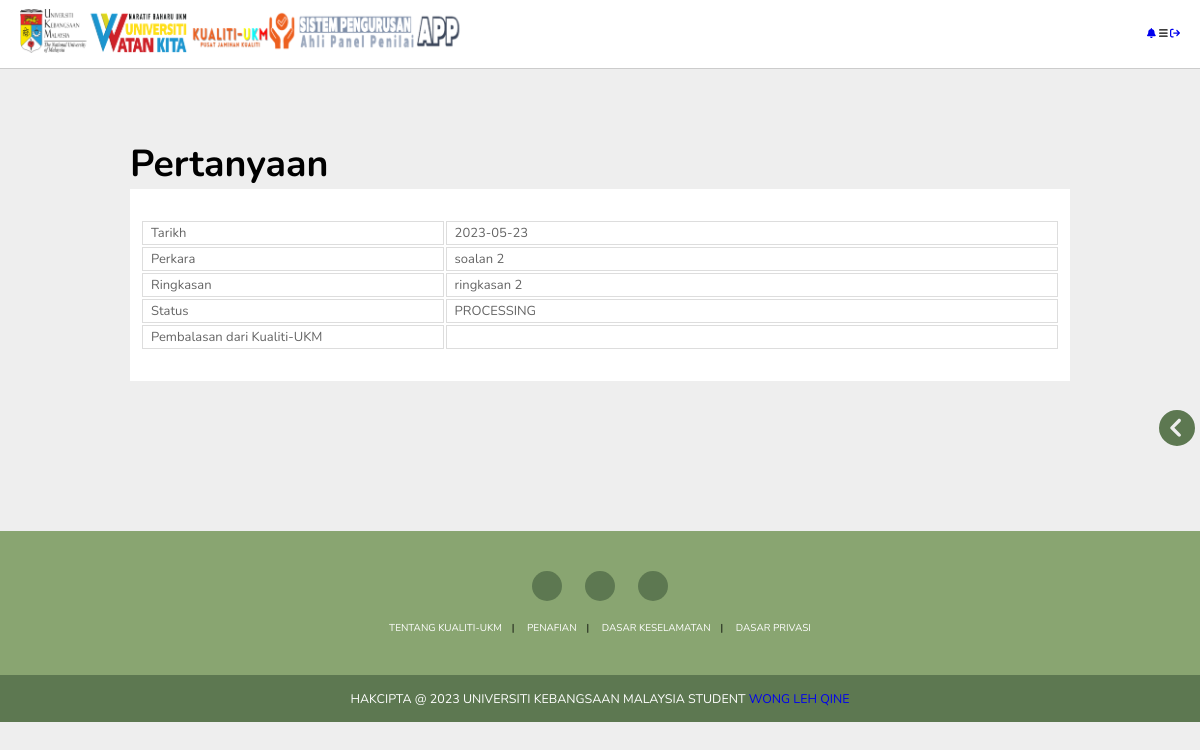
Page /pages/pertanyaan_lecturer_detail.php?pertanyaan_id=6 (signed in) on the committed database.
### tables this page shows
CREATE TABLE `pertanyaan` (
  `PERTANYAAN_ID` int(11) NOT NULL,
  `TARIKH` varchar(255) DEFAULT NULL,
  `PERKARA` varchar(255) DEFAULT NULL,
  `RINGKASAN` varchar(255) DEFAULT NULL,
  `PERTANYAAN_STATUS` varchar(255) DEFAULT NULL,
  `TINDAKAN` varchar(255) DEFAULT NULL,
  `JENIS` varchar(30) DEFAULT NULL,
  `ID` int(11) DEFAULT NULL
);

### pages/pertanyaan_lecturer_detail.php (the view, shortened to what this page needs)
<?php
include("../php/db.php");
$id = $_SESSION["id"];
$pertanyaan_id = $_GET["pertanyaan_id"];
$list_of_pertanyaan = array();
if ($stmt = $con->prepare("SELECT `PERTANYAAN_ID`, `TARIKH`, `PERKARA`, `RINGKASAN`, `PERTANYAAN_STATUS`, `TINDAKAN`  FROM `pertanyaan` WHERE `ID` = '$id' AND `JENIS` = 'lecturer' AND `PERTANYAAN_ID` = '$pertanyaan_id'")) {
   $stmt->execute();
   mysqli_stmt_bind_result($stmt, $pertanyaan_id, $tarikh, $perkara, $ringkasan, $pertanyaan_status, $tindakan);
   while (mysqli_stmt_fetch($stmt)) {
      array_push($list_of_pertanyaan, array($pertanyaan_id, $tarikh, $perkara, $ringkasan, $pertanyaan_status, $tindakan));
   }
} else {
   echo 'Could not prepare statement!';
}
?>
<!DOCTYPE html>
<html lang="en">
<head>
   <link rel="stylesheet" href="https://cdnjs.cloudflare.com/ajax/libs/font-awesome/6.1.2/css/all.min.css">
   <link rel="stylesheet" href="../style/stylepertanyaan.css">
</head>
<body>
   <?php
   include("../components/navbar_lecturer.php");
   include("../components/pengumuman.php");
   ?>
   <div class="main-body title-font">
      <h2>Pertanyaan</h2>
      <div class="pertanyaan-list">
         <form style="padding-bottom: 20px; padding-top: 20px;"
            action="<?php echo htmlspecialchars($_SERVER["PHP_SELF"]); ?>" method="post" autocomplete="off"
            class="sign-in-form">
            <table class="table" style="width: 100%; ">
               <tr>
                  <td style="width: 33%;">Tarikh</td>
                  <td>
                     <?php echo $list_of_pertanyaan[0][1]; ?>
                  </td>
               </tr>
               <tr>
                  <td style="width: 33%;">Perkara</td>
                  <td>
                     <?php echo $list_of_pertanyaan[0][2]; ?>
                  </td>
               </tr>
               <tr>
                  <td style="width: 33%;">Ringkasan</td>
                  <td>
                     <?php echo $list_of_pertanyaan[0][3]; ?>
                  </td>
               </tr>
               <tr>
                  <td style="width: 33%;">Status</td>
                  <td>
                     <?php echo $list_of_pertanyaan[0][4]; ?>
                  </td>
               </tr>
               <tr>
                  <td style="width: 33%;">Pembalasan dari Kualiti-UKM</td>
                  <td>
                  </td>
               </tr>
            </table>
         </form>
      </div>
      <div style="height: 7rem;"></div>
   </div>
   <?php
   include("../components/footer.php");
   ?>
</body>
</html>

### style/stylepertanyaan.css (style rules this page uses)
:root { --main-color:#8e44ad; --red:#e74c3c; --orange:#f39c12; --light-color:#888; --light-bg:#eee; --black:#2c3e50; --white:#fff; --border:.1rem solid rgba(0,0,0,.2); }
* { font-family: 'Nunito', sans-serif; margin:0; padding:0; box-sizing: border-box; outline: none; border:none; text-decoration: none; }
.title-font { font-size: 2.5rem; }
html { font-size: 62.5%; height: 100%; overflow-x: hidden; }
body { overflow-x: hidden; height: 100%; background-color: var(--light-bg); padding-left: 30rem; }
.table td { border: 1px solid #ddd; }
.main-body { width: 80%; padding: 1rem; display: block; margin-left: auto; margin-right: auto; }
.pertanyaan-list { display: block; align-items: center; background-color: #fff; justify-content: space-between; }
table { width: 90%; background: #fff; padding: 1rem; text-align: left; border-radius: 10px; }
table td,th { padding: 0.2rem 0.8rem; }
table td { font-size: 13px; color: rgb(100,100,100); }
@media (max-width:1200px) { body { padding-left: 0; } }

### rows in the picture
pertanyaan: TARIKH "2023-05-23", PERKARA "soalan 2", RINGKASAN "ringkasan 2", PERTANYAAN_STATUS "PROCESSING"
